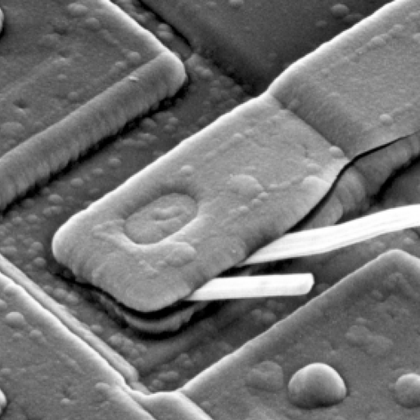
%> input picture lab3/Proj04_01/Fig0431(d)(blown_ic_crop).tif, 420 x 420 px, shrunk from 1026 x 1026 before the run
$ octave main.m   (GNU Octave 9; MATLAB toolbox functions it lacks are replaced by stand-ins)
%> lines starting %> are read from the running program, lines starting %| are printed output that depends on the picture
### lab3/Proj04_01/myDFT2.m
function output = myDFT2(input)
% 2D Discrete Fourier Transform
output = zeros(size(input));

[M, N] = size(input);

DFT_C = exp(-1i * 2 * pi * [0:M-1].' * [0:M-1] / M);
DFT_R = exp(-1i * 2 * pi * [0:N-1].' * [0:N-1] / N);

output = DFT_C * input * DFT_R.';

% [10 lines of commented-out code are left out]

end

### lab3/Proj04_01/myGLPF.m
function output = myGLPF(D0, M, N)
% Gaussian Low-pass Filtering
output = single(zeros(M, N));

for i = 1 : M
    for j = 1 : N
        u = i - 1;
        v = j - 1;
        D = ((u - M / 2)^2 + (v - N / 2)^2)^(1/2);
        output(i, j) = exp(-D^2 / (2 * D0^2));
    end
end

end

### lab3/Proj04_01/myIDFT2.m
function output = myIDFT2(input)
% 2D Inverse Discrete Fourier Transform
output = zeros(size(input));

[M, N] = size(input);

IDFT_C = exp(1i * 2 * pi * [0:M-1].' * [0:M-1] / M);
IDFT_R = exp(1i * 2 * pi * [0:N-1].' * [0:N-1] / N);

output = (IDFT_C * input * IDFT_R.') ./ (M * N);

% [11 lines of commented-out code are left out]

end

### lab3/Proj04_01/main.m
clear;
close all;

input = imread("Fig0431(d)(blown_ic_crop).tif");
%> input is the input picture: size 420x420 uint8; min 0, max 255, mean 115.6
input = im2single(input);
%> input: size 420x420 single

[M, N] = size(input);
%> M = 420; N = 420

% 1. Zero padding to the double size
input = padarray(input, [M N], 'post');
%> input: size 840x840 single
imwrite(input, "Fig0435_b.png");
% 2. Multiply the input image by (-1)^(x+y) to center the transform for filtering
for x = 1 : 2 * M
    for y = 1 : 2 * N
        input(x, y) = input(x, y) * (-1)^(x + y);
    end
end
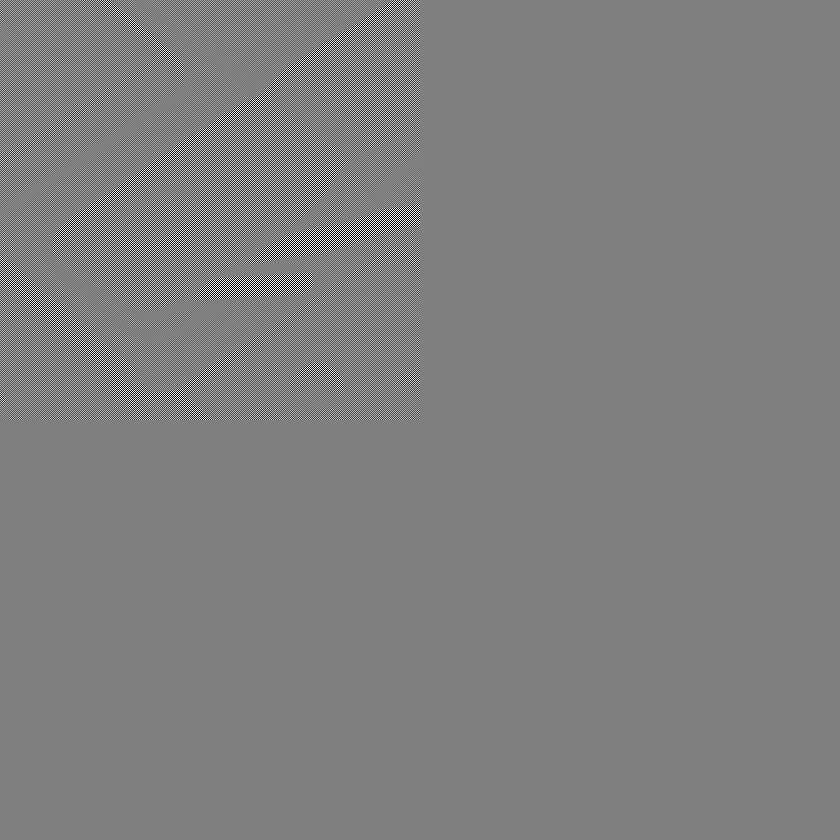
%> input: size 840x840 single; min -1, max 1, mean 2.83e-07; drawn with min black and max white
imwrite(input, "Fig0435_c.png");
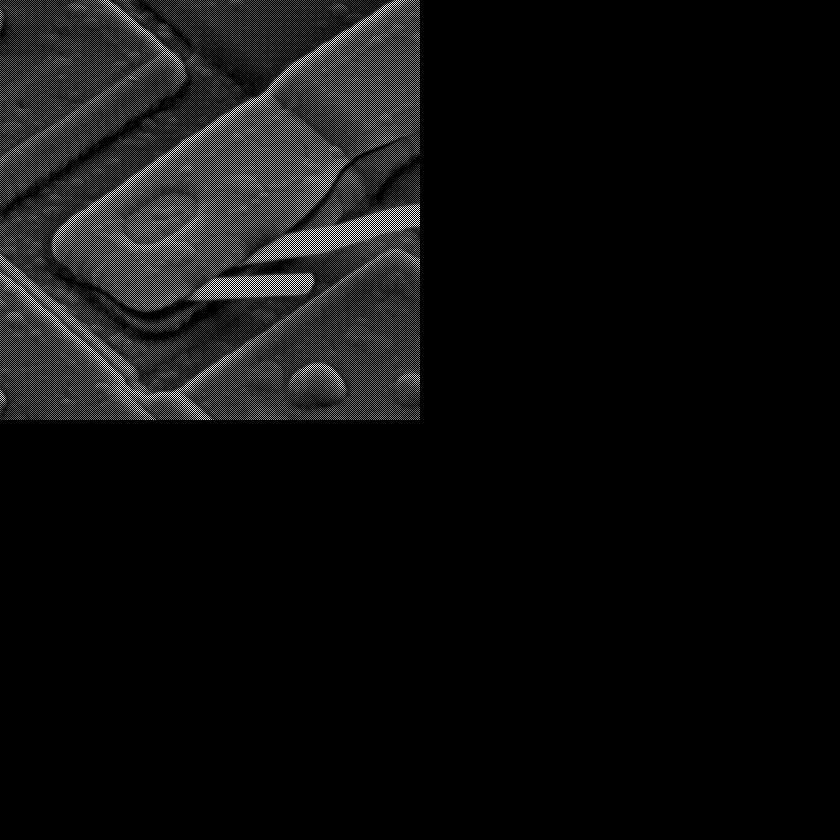
%> saved as Fig0435_c.png: size 840x840 uint8; min 0, max 255, mean 14.4
% 3. DFT
output = myDFT2(input);
out_max = log(1 + max(abs(output), [], 'all'));
%> out_max = 11.29
imwrite(uint8(round(log(1 + abs(output)) / out_max * 255)), "Fig0435_d.png");
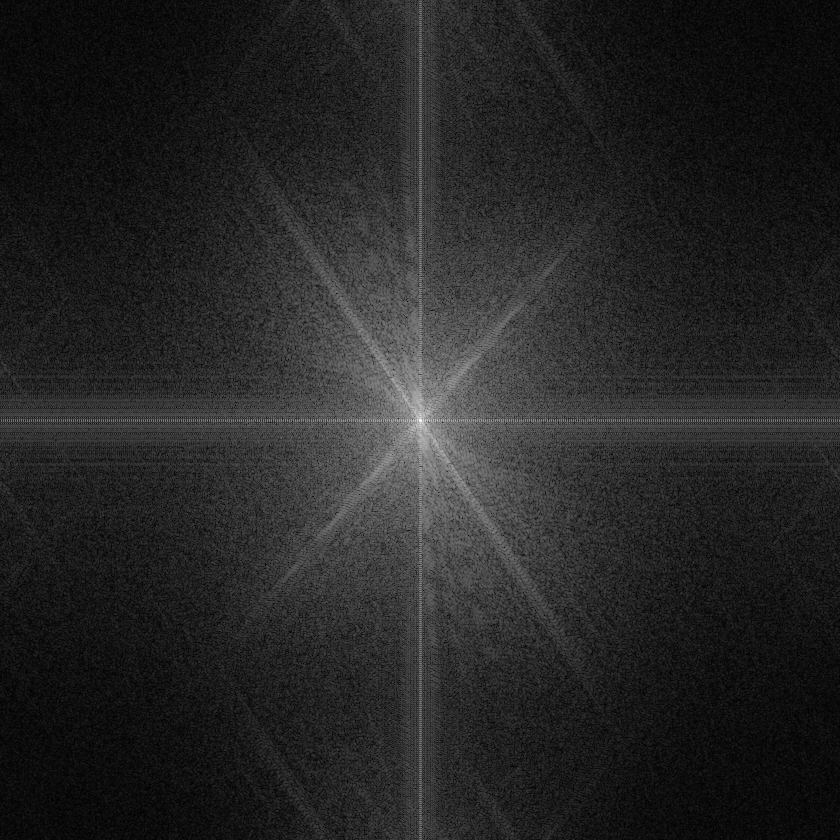
%> saved as Fig0435_d.png: size 840x840 uint8; min 0, max 255, mean 37.6
% 4. Multiply the resulting (complex) array by a real filter function
D0 = 10;
filter = myGLPF(D0, 2 * M, 2 * N);
output = filter .* output;
imwrite(filter, "Fig0435_e.png");
imwrite(abs(output), "Fig0435_f.png");
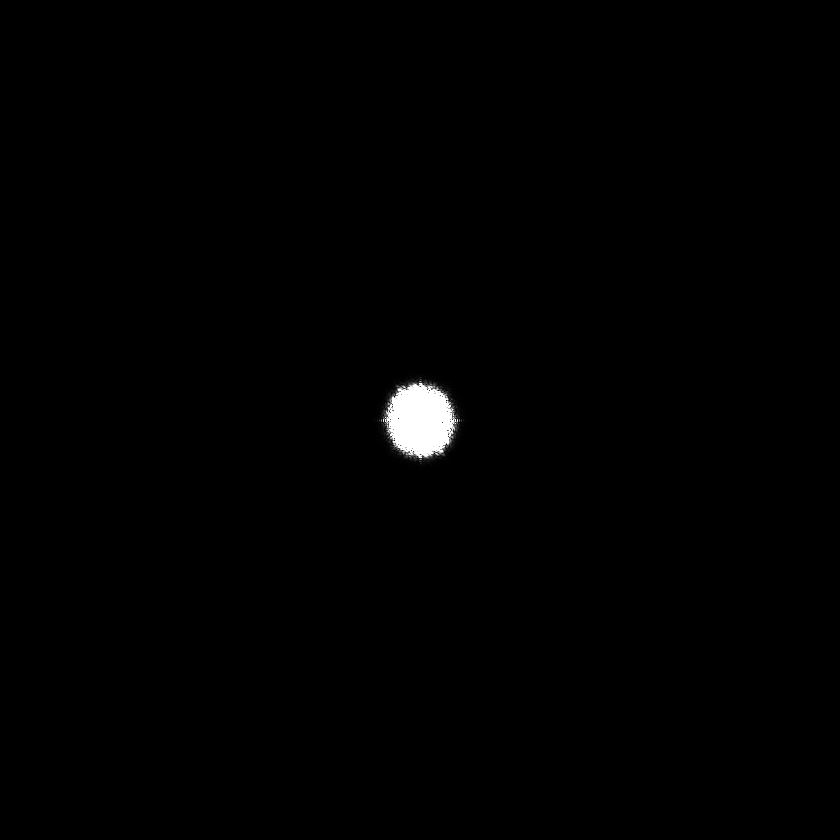
%> saved as Fig0435_f.png: size 840x840 uint8; min 0, max 255, mean 1.5
% 5. IDFT
output = myIDFT2(output);
% 6. Multiply the result by (-1)^(x+y) and take the real part
for x = 1 : 2 * M
    for y = 1 : 2 * N
        output(x, y) = real(output(x, y) * (-1)^(x + y));
    end
end
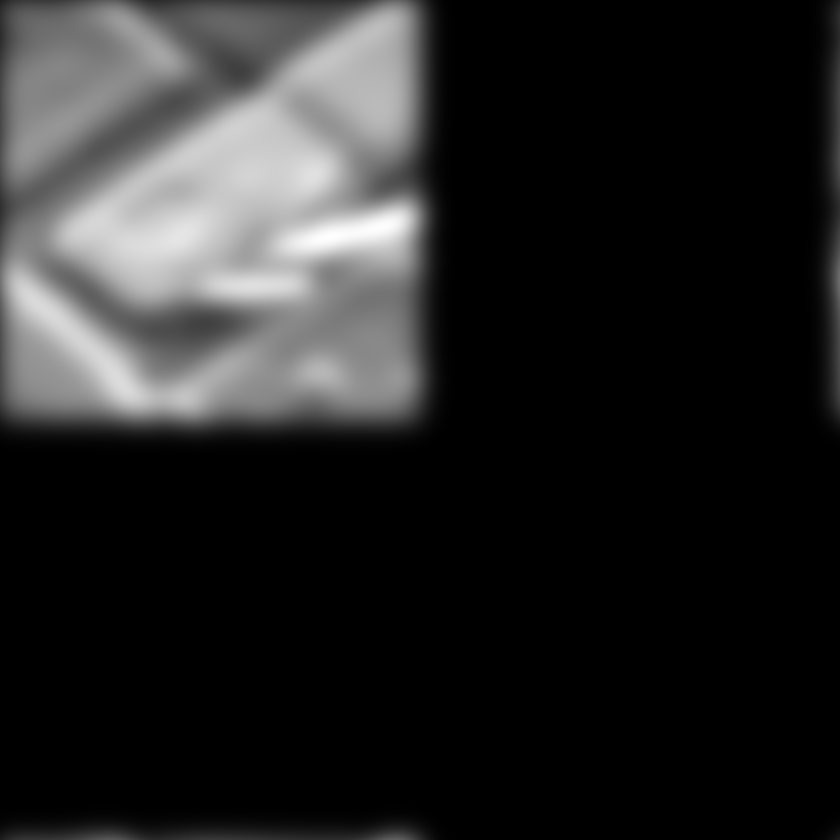
%> output: size 840x840 single; min -1.13e-06, max 0.752, mean 0.113; drawn with min black and max white
imwrite(output, "Fig0435_g.png");
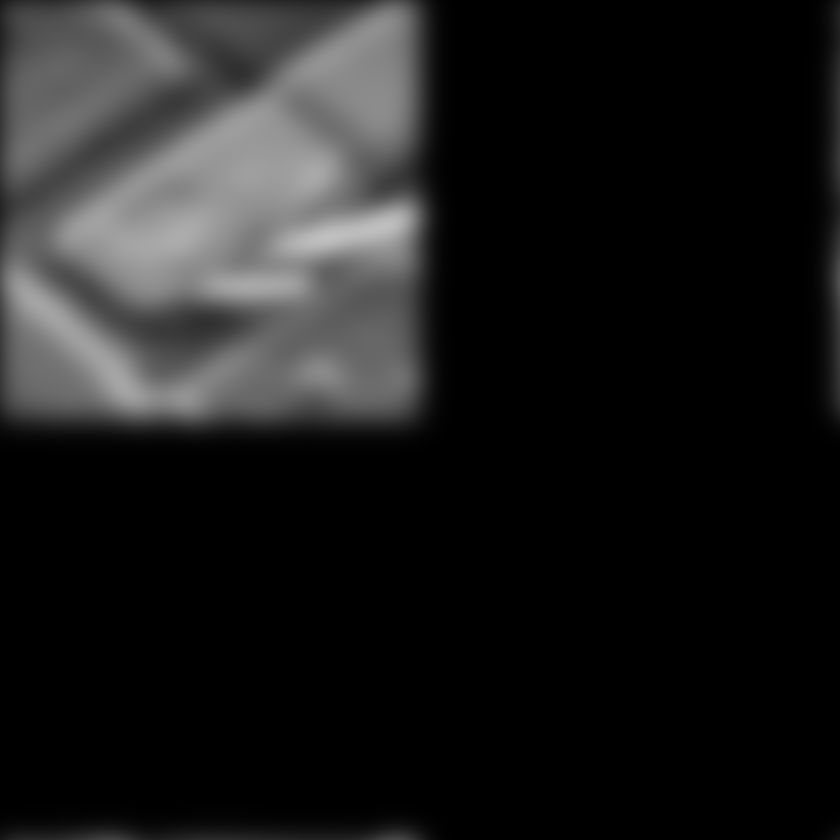
%> saved as Fig0435_g.png: size 840x840 uint8; min 0, max 192, mean 28.9
% 7. Extract the first M rows and N columns (original size)
output = output(1:M, 1:N);
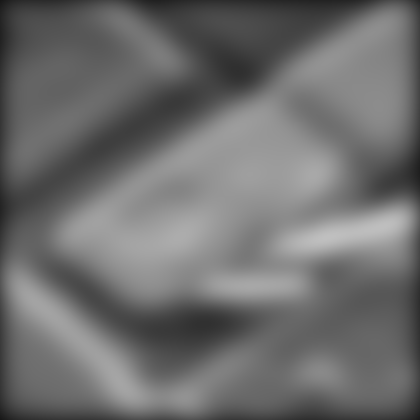
%> output: size 420x420 single; min 0.0915, max 0.752, mean 0.432
imwrite(output, "Fig0435_h.png");
